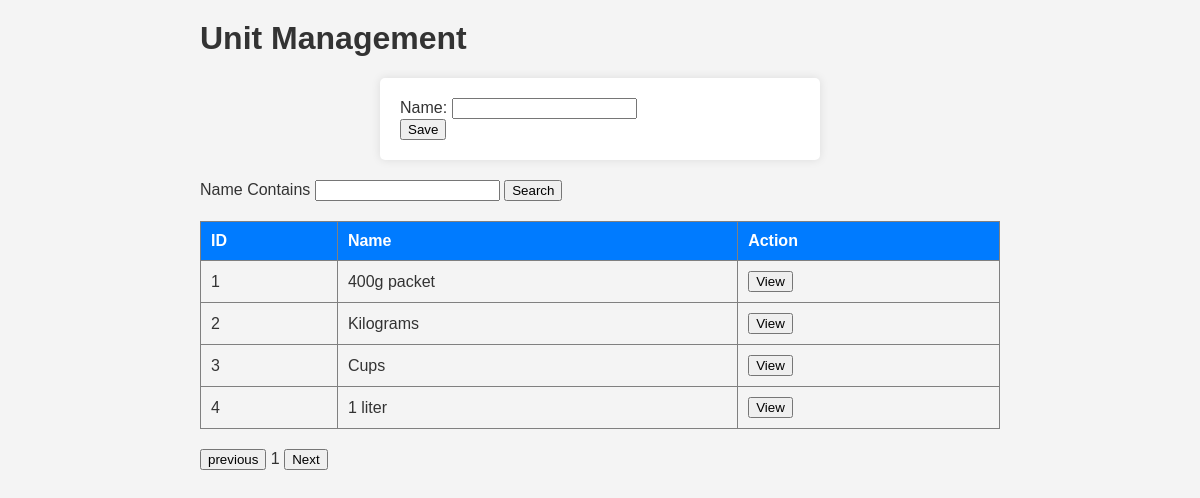
Screenshot of /app/unit/ with the database file from the repository.
### app/models.py (models this page shows, shortened)
class unit (models.Model) :
    name = models.CharField(max_length = 20)

### app/views.py (the view)
# urls.py: path('unit/', views.unit_view),
def unit_view(request):
    units = unit.objects.all()
    if request.method == 'POST':
        form = unitForm(request.POST)
        if form.is_valid():
            form.save()
    else:
        form = unitForm()
    context = {'form':form, 'uts':units}
    return render(request, 'unit.html', context)

### app/forms.py
class unitForm(forms.ModelForm):
    class Meta:
        model = unit
        fields = '__all__'

### app/templates/unit.html (shortened to what this page needs)
<html>
<h1>Unit Management</h1>
<head>
</head>
<body>
<form method="post">
  {{form}}
  <INPUT type="submit" value="Save">
</form>
<label>Name Contains</label>
<input/>
<button>Search</button>
<table border="1">
<tr>
<th>ID</th>
<th>Name</th>
<th>Action</th>
</tr>
{% for unit in uts %}
<tr>
  <td>{{unit.id}}</td>
  <td>{{unit.name}}</td>
  <td><button>View</button></td>
</tr>
{% endfor %}
</table>
<button>previous</button>
<label>1</label>
<button>Next</button>
</body>
</html>

### app/templates/unit.html (style rules this page uses)
body { font-family: Arial, sans-serif; margin: 20px; max-width: 800px; margin: 0 auto; padding: 20px; background-color: #f4f4f4; color: #333; }
form { background-color: #fff; padding: 20px; border-radius: 5px; box-shadow: 0 0 10px rgba(0, 0, 0, 0.1); max-width: 400px; margin: 20px auto; }
table { width: 100%; border-collapse: collapse; margin: 20px 0; }
table th, table td { padding: 10px; text-align: left; }
table th { background-color: #007bff; color: white; }

### rows the page displays
unit: id "1", name "400g packet"
unit: id "2", name "Kilograms"
unit: id "3", name "Cups"
unit: id "4", name "1 liter"
